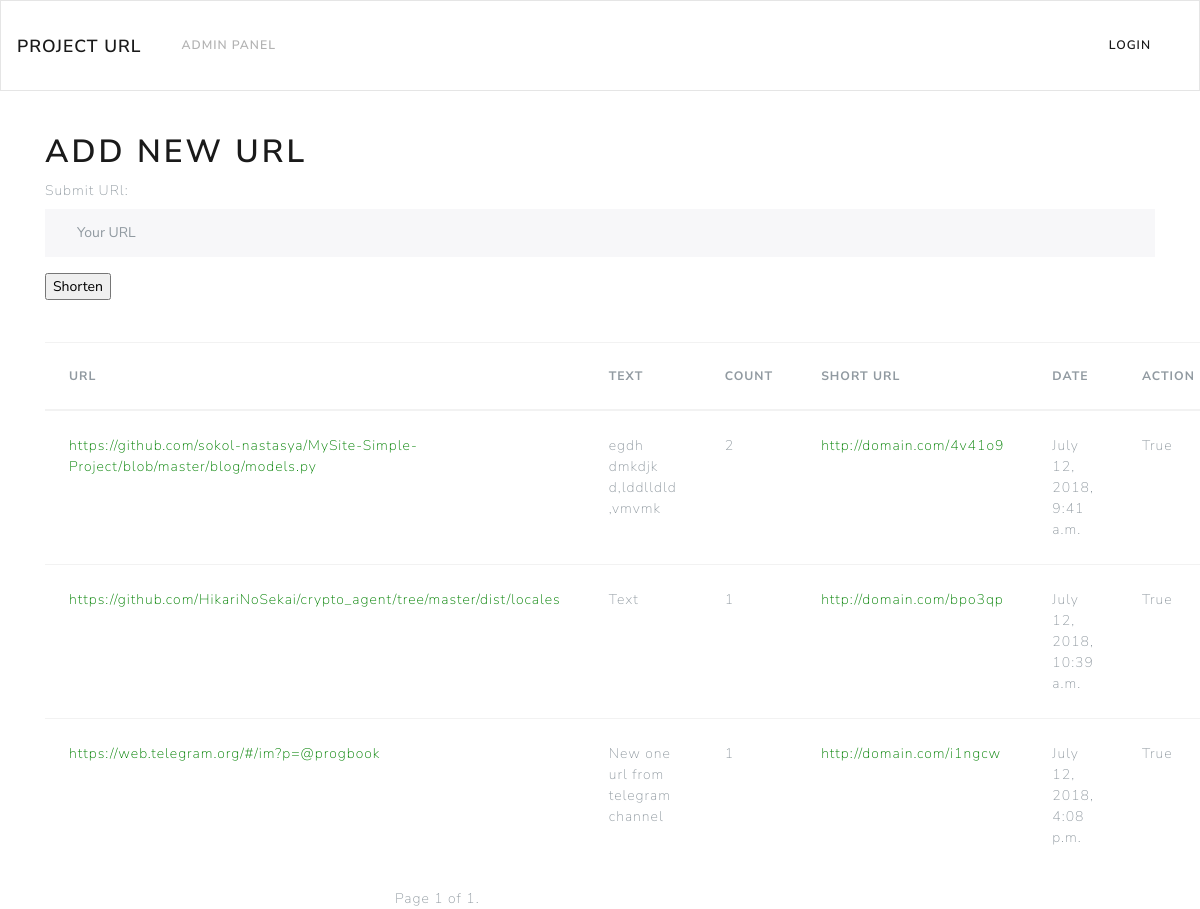
The page / on the database its author committed.
### mainApp/models.py (models this page shows, shortened)
class Urls(models.Model):
	url = models.CharField(max_length = 220)
	short_link = models.SlugField(max_length = 6, unique = True, blank = True)
	text = models.TextField(null = True, blank = True, default = 'Text')
	date = models.DateTimeField(auto_now_add = True, blank = True, null = True)
	active = models.BooleanField(default = True)
	count = models.IntegerField(default = 0)
	def get_short_url(self):
		return "http://domain.com/{short_link}".format(short_link = self.short_link)

### mainApp/views.py (the view, shortened to what this page needs)
# urls.py: url(r'^$', views.HomeView.as_view()),
class HomeView(View):
	def get(self, request, *args, **kwargs):
		obj = Urls.objects.all()
		query = request.GET.get("q")
		if query:
			obj = obj.filter(main_obj__icontains = query)
		paginator = Paginator(obj, 4)
		page = request.GET.get('page')
		try:
			obj_list = paginator.page(page)
		except PageNotAnInteger:
			obj_list = paginator.page(1)
		except EmptyPage:
			obj_list = paginator.page(paginator.num_pages)
		form = UrlsForm()
		context = {
			'form':form,
			'obj':obj,
			'obj_list':obj_list,
		}
		return render(request, 'mainApp/home.html', context)

### mainApp/forms.py
class UrlsForm(forms.ModelForm):
	url = forms.CharField(label = 'Submit URl', widget=forms.TextInput(
        attrs={
            'class': 'form-control',
            'placeholder': 'Your URL',
        } ))
	class Meta:
		model = Urls
		fields = ('url', )

### mainApp/templates/mainApp/home.html (shortened to what this page needs)
{% extends 'mainApp/base.html' %}
{% block main %}
<br><br>
	<div class="container">
		<h1>Add new URL</h1>
		<form method="POST" action=".">
			{{ form.as_p}}
			<input type="submit" value="Shorten">
		</form>
		<br><br>
		<table class="table table-hover">
			<thead>
				<tr>
					<th>URL</th>
					<th>Text</th>
					<th>Count</th>
					<th>Short URL</th>
					<th>Date</th>
					<th>Action</th>
				</tr>
			</thead>
			<tbody>
				{% for obj in obj_list %}
					<tr>
						<td><a href="{% url 'adminPanel:details' obj.id %}" style="color: green">{{ obj.url }}</a></td>
						<td>{{ obj.text }}</td>
						<td>{{ obj.count }}</td>
						<td><a href="{% url 'adminPanel:details' obj.id %}" style="color: green">{{ obj.get_short_url }}</a></td>
						<td>{{ obj.date }}</td>
						<td>{{ obj.active }}</td>
					</tr>
				{% endfor %}
			</tbody>
		</table>
		<div class="paginator">
		<span class="step-links" style="position: relative; left: 350px;">
			<span class="current">
					Page {{ obj_list.number }} of {{ obj_list.paginator.num_pages }}.
			</span>
		</span>
	</div>
	</div>
{% endblock %}

### mainApp/templates/mainApp/base.html (shortened to what this page needs)
<!DOCTYPE html>
<html>
<head>
	{% load staticfiles %}
	<link rel="stylesheet" type="text/css" href="{% static 'css/bootstrap.css' %}">
	<link rel="stylesheet" href="https://use.fontawesome.com/releases/v5.1.0/css/all.css">
</head>
<body>
	<nav class="navbar navbar-expand-lg navbar-light bg-light">
		<a class="navbar-brand" href="/">Project URL</a>
		<div class="collapse navbar-collapse" id="navbarColor03">
			<ul class="navbar-nav mr-auto">
				<li class="nav-item">
					<a class="nav-link" href="{% url 'adminPanel:adminPanel' %}">Admin Panel</a>
				</li>
			</ul>
			<ul class="navbar-nav responsive-menu">
				{% if request.user.is_authenticated %}
					<li class="nav-item">Hi, {{ request.user.username }}</li>
					<li class="nav-item">
						<a href="account/logout">Logout</a>
					</li>
				{% else %}
					<li class="nav-item">
						<a href="account/login">Login</a>
					</li>
				{% endif %}
			</ul>
		</div>
	</nav>
	{% block main %}
	{% endblock %}
</body>
</html>

### rows shown on the page
Urls: url "https://github.com/sokol-nastasya/MySite-Simple-Project/blob/master/blog/models.py", text "egdh dmkdjk d,lddlldld ,vmvmk", count "2", get_short_url "http://domain.com/4v41o9", date "July 12, 2018, 9:41 a.m.", active "True"
Urls: url "https://github.com/HikariNoSekai/crypto_agent/tree/master/dist/locales", text "Text", count "1", get_short_url "http://domain.com/bpo3qp", date "July 12, 2018, 10:39 a.m.", active "True"
Urls: url "https://web.telegram.org/#/im?p=@progbook", text "New one url from telegram channel", count "1", get_short_url "http://domain.com/i1ngcw", date "July 12, 2018, 4:08 p.m.", active "True"

### other values the page prints
{{ obj_list.number }} "1"
{{ obj_list.paginator.num_pages }} "1"
